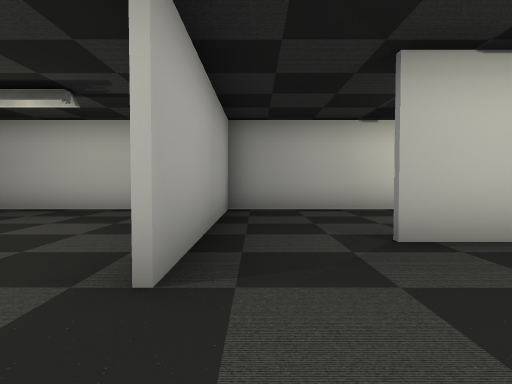
view 1 (above)

24 first-person views from a walk through a scene from a Unity 3-D project. The camera is 1.3 m above the floor, tilts 2° down and sees 75° across. The floor is counted in squares, 2 m on a side. Each view is taken from the middle of a square. On the plan, view 1 faces up. The plan holds only what a view shows up to about 10 squares ahead; the rest is blank. The place goes on beyond the plan. The player is left out. Some surface patterns are stand-ins.

view 2
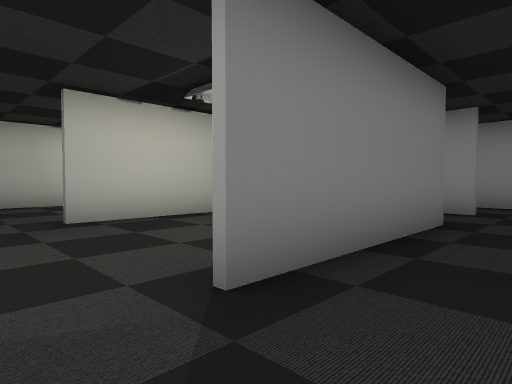

view 3
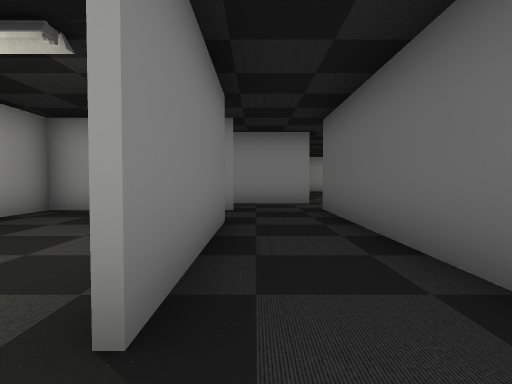

view 4
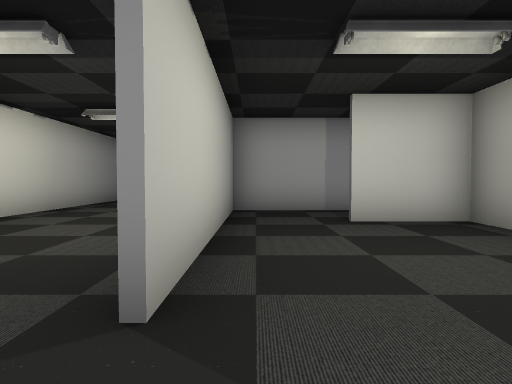

view 5
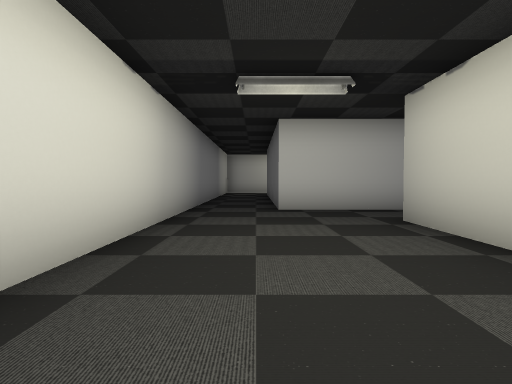

view 6
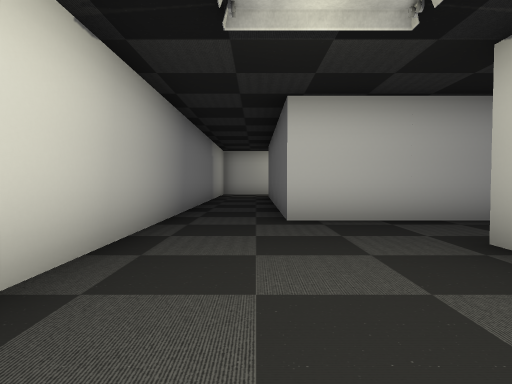

view 7
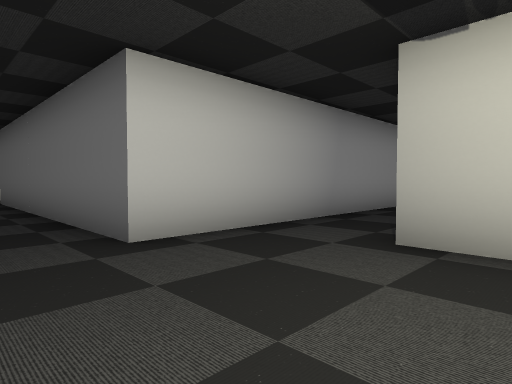

view 8
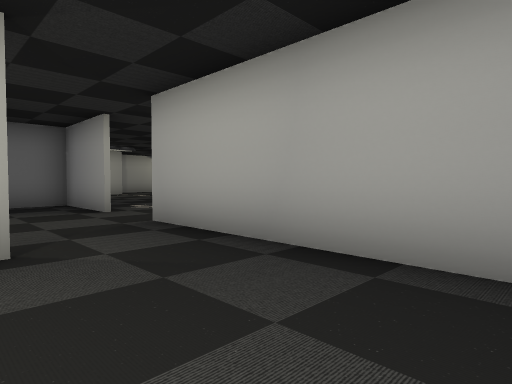

view 9
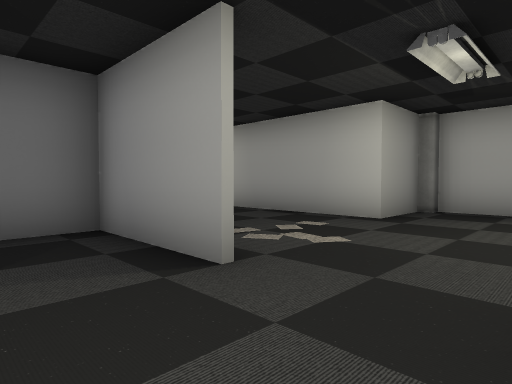

view 10
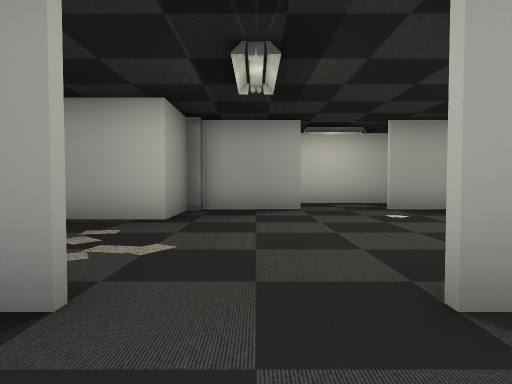

view 11
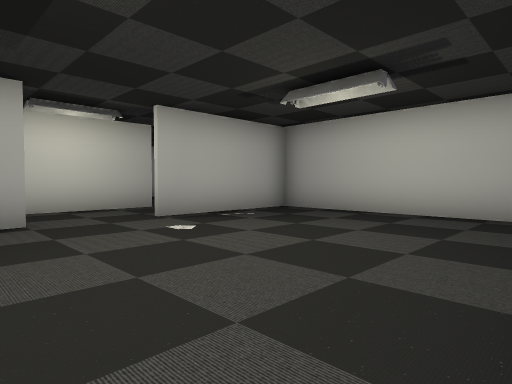

view 12
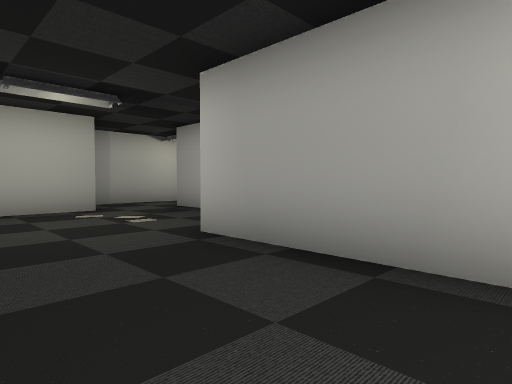

view 13
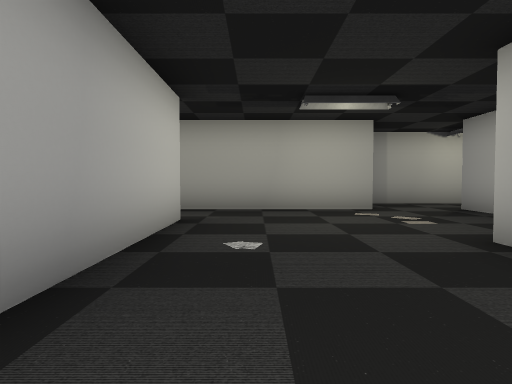

view 14
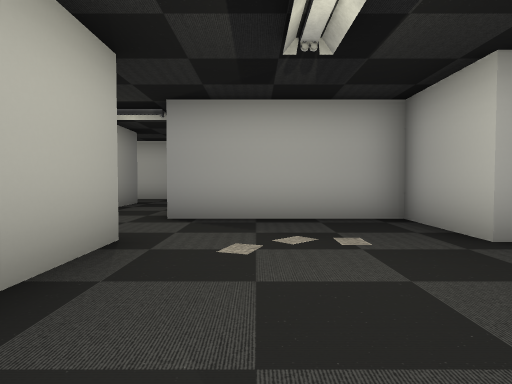

view 15
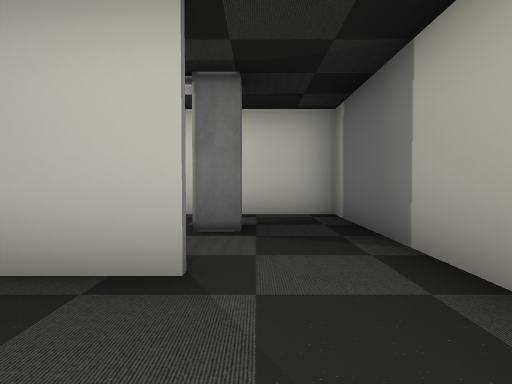

view 16
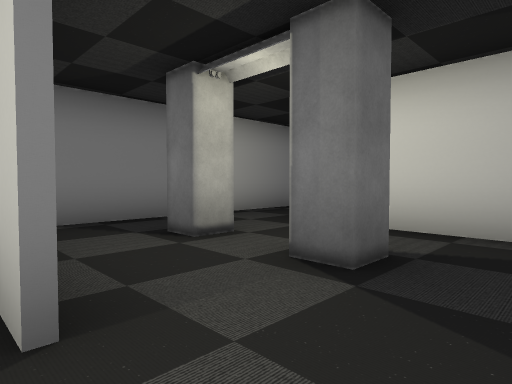

view 17
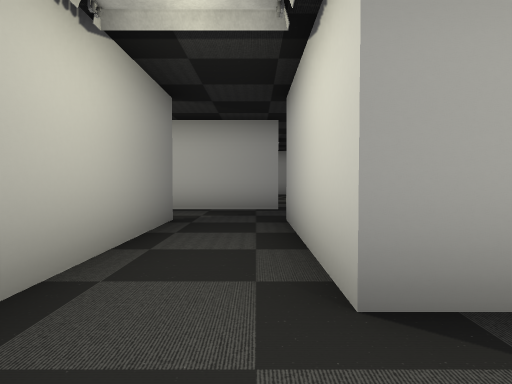

view 18
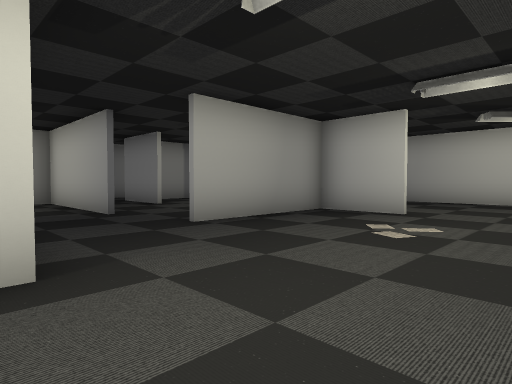

view 19
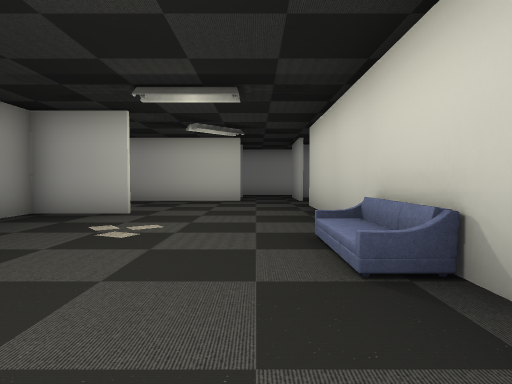

view 20
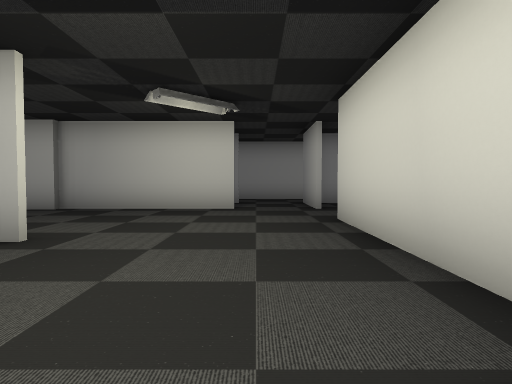

view 21
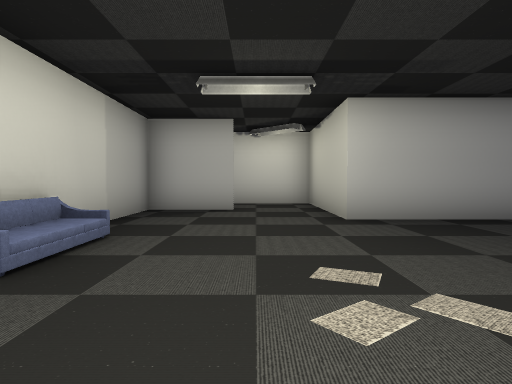

view 22
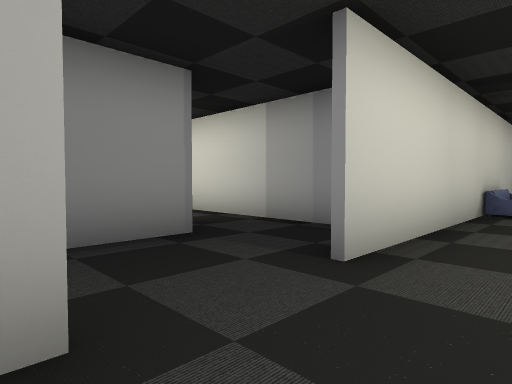

view 23
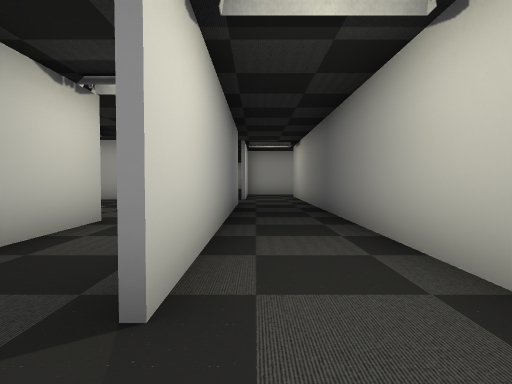

view 24
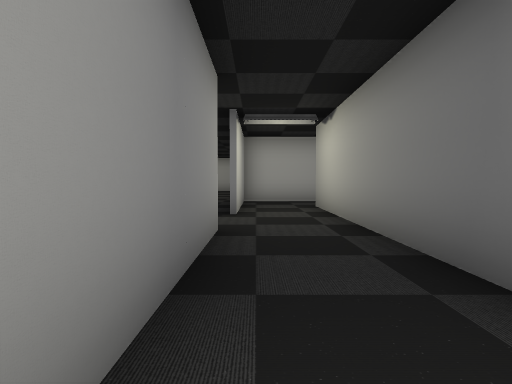

### Floor plan
Points are (right, up) in squares from view 1. A wall is a line through its corners. A room is listed if a view was taken in it or the views show most of it. See-through windows are left out.
Room 1 (views 1, 2, 3)
walls: (5.5, -0.6) (1.2, -0.6); (-0.6, 0.1) (-0.6, -2.5); (-0.8, -2.5) (6.5, -2.5); (7.3, -0.6) (7.3, 1.6)
ways out: opening at (0.5, 0) to room 2; opening at (6, 0.5) to room 2; opening at (7, -1.5) to room 3
Room 2 (views 4, 9, 10, 11)
walls: (5.2, -0.4) (5.2, 1.5); (-0.6, 3.5) (-0.6, 2); (7.3, 1.6) (7.3, 3.5) (1.5, 3.5)
ways out: opening at (0.5, 0) to room 1; opening at (6, 0.5) to room 1; opening at (0.5, 4) to room 3; opening at (-1, 1) to room 4
Room 3 (views 5, 6, 7, 8)
walls: (5, 3.6) (7.4, 3.6); (6.5, -2.5) (7.5, -2.5); (13.5, 7.5) (-0.6, 7.5) (-0.6, 3.5); (9.4, -2.6) (9.4, 5.5) (13.5, 5.5)
ways out: opening at (7, -1.5) to room 1; opening at (0.5, 4) to room 2; opening at (8, -3)
Room 4 (views 12, 13, 15, 17)
walls: (-5.4, -0.4) (-4.5, -0.4) (-4.5, -4.5) (-6.6, -4.5) (-6.6, -8.5) (-10.4, -8.5); (-6.6, 2.1) (-6.6, -0.2); (-0.8, -6.6) (-0.8, -2.5); (-4.7, -8.5) (-1.5, -8.5); (-1.7, 7.5) (-6.6, 7.5) (-6.6, 4); (-10.5, -10.4) (-5.2, -10.4)
ways out: opening at (-1, 1) to room 2; opening at (-1, -7.5) to room 5; opening at (-10, -9) to room 8; opening at (-7, 3) to room 9
objects: other object (-6, -1) to (-6, 0)
Room 5 (views 14, 16)
walls: (-1.5, -8.5) (3.4, -8.5) (3.4, -5.6); (2.1, -2.6) (0.2, -2.6)
ways out: opening at (-1, -7.5) to room 4; opening at (4, -4)
objects: other object (1, -7) to (2, -6); other object (1, -5) to (2, -4)
Room 6 (views 18, 19, 20, 21, 22)
walls: (-16.5, -4.4) (-16.5, -6.4) (-13, -6.4); (-16.7, 0.6) (-16.7, 3.5); (-18.5, 1.5) (-20.1, 1.5); (-20.6, -2.5) (-20.6, -6.5); (-20.5, -0.6) (-21.5, -0.6); (-10.5, -5.5) (-10.5, -4.5) (-6.6, -4.5) (-6.6, -2.4); (-8.6, -2.6) (-8.6, -0.6) (-18.6, -0.6)
ways out: opening at (-11.5, -6) to room 8; opening at (-18.5, -6); opening at (-18, 2.5)
objects: sofa (-14, -1)
Room 7 (views 23, 24)
walls: (-2.6, -10.5) (-10.5, -10.5); (-10.1, -12.5) (-0.6, -12.5); (-12.5, -9.6) (-12.5, -12.5) (-12, -12.5)
ways out: opening at (-11.5, -10) to room 8; opening at (0.5, -12)
Room 8 (no view inside)
walls: (-12.5, -8.4) (-12.5, -9.6); (-10.5, -7.2) (-10.5, -5.5)
ways out: opening at (-10, -9) to room 4; opening at (-11.5, -6) to room 6; opening at (-11.5, -10) to room 7; opening at (-13, -7.5)
Room 9 (no view inside)
walls: (-8.6, 5) (-8.6, 2.2)
ways out: opening at (-7, 3) to room 4; opening at (-8, 2); opening at (-8, 4.5)

Where each view was taken, in squares from view 1:
view 1: 0 up, 0 right, facing up
view 2: 2 down, 0 right, facing up-right
view 3: 1 down, 0 right, facing right
view 4: 3 up, 0 right, facing right
view 5: 6 up, 2 right, facing right
view 6: 6 up, 4 right, facing right
view 7: 7 up, 6 right, facing down-right
view 8: 7 up, 2 right, facing down-left
view 9: 2 up, 1 right, facing down-left
view 10: 1 up, 1 right, facing left
view 11: 1 up, 1 left, facing up-left
view 12: 1 down, 2 left, facing down-left
view 13: 1 down, 2 left, facing down
view 14: 7 down, 1 left, facing left
view 15: 7 down, 3 left, facing right
view 16: 8 down, 1 left, facing up-right
view 17: 9 down, 5 left, facing left
view 18: 2 down, 10 left, facing down-left
view 19: 2 down, 10 left, facing left
view 20: 2 down, 13 left, facing left
view 21: 3 down, 16 left, facing right
view 22: 2 down, 21 left, facing up-right
view 23: 11 down, 12 left, facing right
view 24: 11 down, 7 left, facing right
